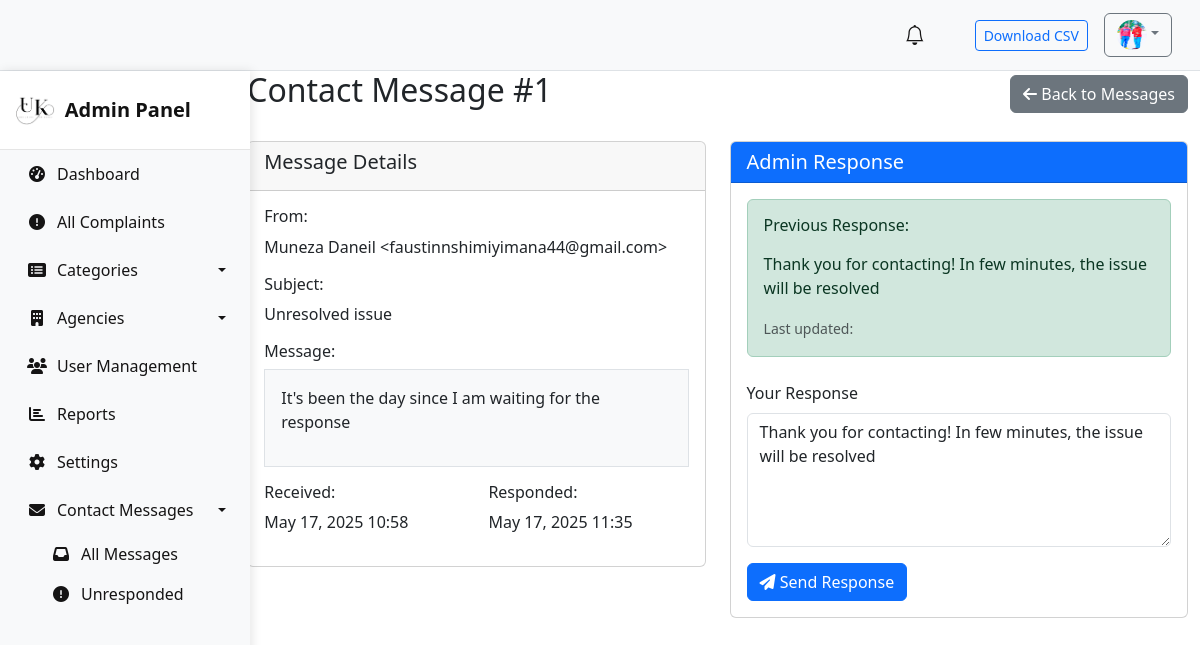
The app's page /contacts/1/ (signed in) with its own data.
### compliants/models.py (models this page shows, shortened)
class User(AbstractUser):
    name = models.CharField(max_length=200, null=True)
    email = models.EmailField(unique=True,null=True)
    phone_number = models.CharField(max_length=13, null=True)
    address = models.CharField(null=True)
    is_active = models.BooleanField(default=True)
    is_admin = models.BooleanField(default=False)
    date_joined = models.DateTimeField(auto_now_add=True)
    is_agency_admin = models.BooleanField(default=False)
    agency = models.ForeignKey("Agency", null=True, blank=True, on_delete=models.SET_NULL)
    avatar = models.ImageField(upload_to="images/",null=True, default="avatar.svg")
    USERNAME_FIELD = 'email'
    REQUIRED_FIELDS = ['username']

class Contact(models.Model):
    STATUS_CHOICES = [
        ('pending', 'Pending'),
        ('responded', 'Responded'),
    ]
    name = models.CharField(max_length=100)
    email = models.EmailField()
    subject = models.CharField(max_length=200)
    message = models.TextField()
    status = models.CharField(max_length=20, choices=STATUS_CHOICES, default='pending')
    admin_response = models.TextField(blank=True, null=True)
    created_at = models.DateTimeField(default=timezone.now)
    responded_at = models.DateTimeField(blank=True, null=True)

### compliants/views.py (the view, shortened to what this page needs)
# urls.py: path('contacts/<int:pk>/', AdminContactMessageDetail.as_view(), name='admin_contact_detail'),
class AdminContactMessageDetail(UserPassesTestMixin, DetailView):
    model = Contact
    template_name = 'admin/contact_detail.html'
    context_object_name = 'contact'
    def test_func(self):
        return self.request.user.is_admin

### compliants/templates/admin/contact_detail.html (shortened to what this page needs)
{% extends 'base.html' %}
{% block content %}
<div class="container-fluid">
    <div class="ms-auto" style="width: 80%;">
        <div class="d-flex justify-content-between align-items-center mb-4">
            <h2>Contact Message #{{ contact.id }}</h2>
            <a href="{% url 'admin_contact_messages' %}" class="btn btn-secondary">
                <i class="fas fa-arrow-left"></i> Back to Messages
            </a>
        </div>
        <div class="row">
            <div class="col-md-6">
                <div class="card mb-4">
                    <div class="card-header">
                        <h5>Message Details</h5>
                    </div>
                    <div class="card-body">
                        <div class="mb-3">
                            <h6>From:</h6>
                            <p>{{ contact.name }} &lt;{{ contact.email }}&gt;</p>
                        </div>
                        <div class="mb-3">
                            <h6>Subject:</h6>
                            <p>{{ contact.subject }}</p>
                        </div>
                        <div class="mb-3">
                            <h6>Message:</h6>
                            <div class="border p-3 bg-light">
                                {{ contact.message|linebreaks }}
                            </div>
                        </div>
                        <div class="row">
                            <div class="col-md-6">
                                <h6>Received:</h6>
                                <p>{{ contact.created_at|date:"M d, Y H:i" }}</p>
                            </div>
                            {% if contact.responded_at %}
                            <div class="col-md-6">
                                <h6>Responded:</h6>
                                <p>{{ contact.responded_at|date:"M d, Y H:i" }}</p>
                            </div>
                            {% endif %}
                        </div>
                    </div>
                </div>
            </div>
            <div class="col-md-6">
                <div class="card">
                    <div class="card-header bg-primary text-white">
                        <h5 class="mb-0">Admin Response</h5>
                    </div>
                    <div class="card-body">
                        {% if contact.admin_response %}
                            <div class="alert alert-success mb-4">
                                <h6>Previous Response:</h6>
                                <p>{{ contact.admin_response|linebreaks }}</p>
                                <small class="text-muted">
                                    Last updated: {{ contact.updated_at|date:"M d, Y H:i" }}
                                </small>
                            </div>
                        {% endif %}
                        <form method="post">
                            <div class="mb-3">
                                <label for="response" class="form-label">Your Response</label>
                                <textarea name="response" id="response" rows="5" class="form-control"
                                        required>{% if contact.admin_response %}{{ contact.admin_response }}{% endif %}</textarea>
                            </div>
                            <button type="submit" class="btn btn-primary">
                                <i class="fas fa-paper-plane"></i> Send Response
                            </button>
                        </form>
                    </div>
                </div>
            </div>
        </div>
    </div>
</div>
{% endblock %}

### templates/header.html (shortened to what this page needs)
<nav class="navbar navbar-expand-lg navbar-light bg-light border-bottom px-3 py-2">
    <div class="container-fluid justify-content-end">
      <div class="nav-item me-3 position-relative">
        <a href="#" class="nav-link position-relative">
          <i class="bi bi-bell fs-5 btn-outline-secondary"></i>
        </a>
      </div>
      <div class="nav-item me-3">
        <a href="{% url 'export_complaints' %}" class="btn btn-sm btn-outline-primary">
          Download CSV
        </a>
      </div>
      <div class="dropdown">
        <a class="btn btn-outline-secondary dropdown-toggle" href="#" role="button" id="userProfileDropdown" data-bs-toggle="dropdown" aria-expanded="false">
          <img src="{{ request.user.avatar.url }}" alt="Profile" class="rounded-circle" style="width: 30px; height: 30px;">
        </a>
      </div>
    </div>
  </nav>

### static/styles/main.css (style rules this page uses)
body { background: aquamarine; }

### templates/sidebar.html (style rules this page uses)
.nav-item { position: relative; }
.nav-link { color: #151414; padding: 0.75rem 1.5rem; display: flex; align-items: center; text-decoration: none; transition: all 0.3s; font-weight: 500; border-left: 3px solid transparent; }
.nav-link i { margin-right: 10px; width: 20px; text-align: center; }
.dropdown-toggle::after { display: inline-block; margin-left: auto; transition: transform 0.3s; }

### records on screen
User: user.avatar (picture)
Contact: id "1", name "Muneza Daneil", email "faustinnshimiyimana44@gmail.com", subject "Unresolved issue", message "It's been the day since I am waiting for the response", created_at "May 17, 2025 10:58", responded_at "May 17, 2025 11:35", admin_response "Thank you for contacting! In few minutes, the issue will be resolved", response "Thank you for contacting! In few minutes, the issue will be resolved"
